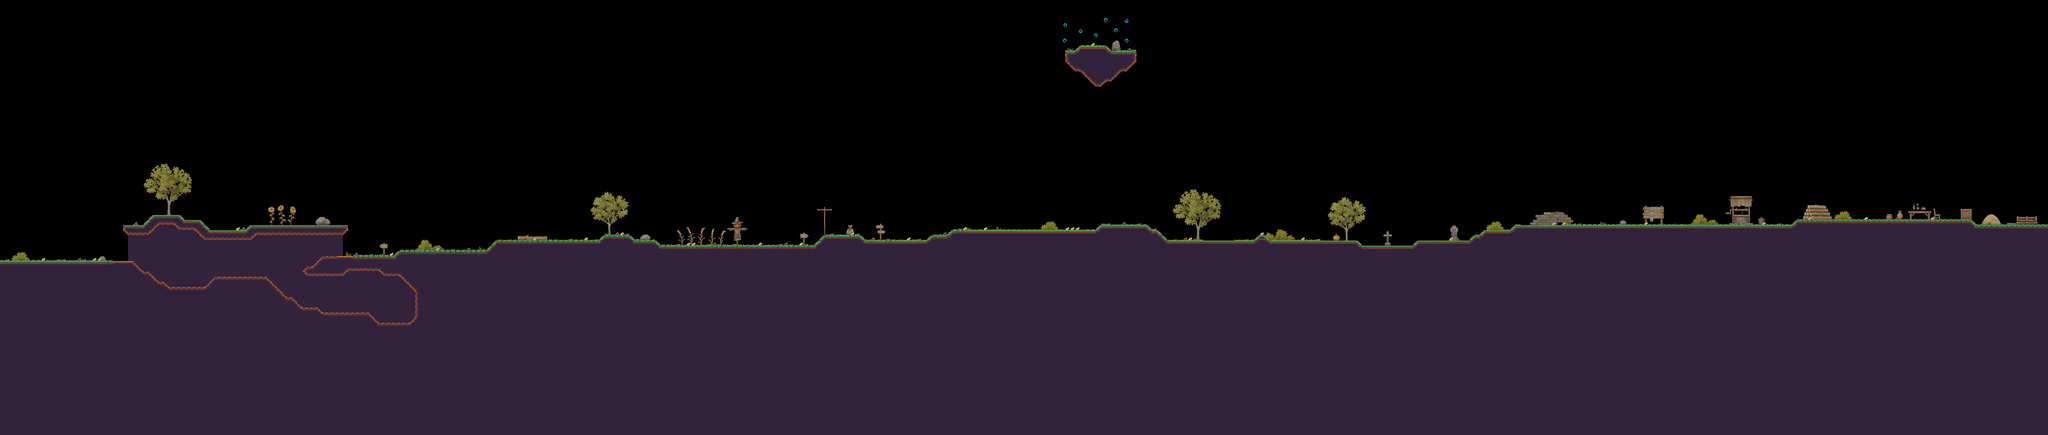

A 2D game scene composited from a Tiled map and its tileset images. What follows is a short description and the map's XML, with each tile layer's data collapsed to a summary:
An orthogonal 400x85 tile map with 16x16 px tiles, 2 tile layers (Background grotte, Calque de Tuiles 1), 2 tilesets and 10 objects (3x Ore, 3x Chest, 2x NPC).

<map version="1.10" tiledversion="1.10.2" orientation="orthogonal" renderorder="right-down" width="400" height="85" tilewidth="16" tileheight="16" infinite="0" nextlayerid="10" nextobjectid="40">
 <tileset firstgid="1" name="dirt-tiles" tilewidth="16" tileheight="16" tilecount="64" columns="16">
  <image source="../tiles/dirt-tiles.png" width="256" height="64" />
 </tileset>
 <tileset firstgid="65" name="Village Props" tilewidth="32" tileheight="32" tilecount="1024" columns="32">
  <image source="../tiles/Village_Props.png" width="1024" height="1024" />
 </tileset>
 <layer id="7" name="Background grotte" width="400" height="85">
  <properties>
   <property name="no_hitbox" type="bool" value="true" />
  </properties>
  <data>[34000 cells, 799 non-empty, 159 distinct tile ids]</data>
 </layer>
 <objectgroup id="8" name="NPCs">
  <object id="23" name="Alchemist" type="NPC" x="2614.53" y="736">
   <point />
  </object>
  <object id="24" name="Blacksmith" type="NPC" x="5842" y="685">
   <point />
  </object>
  <object id="26" x="2093.33" y="133.333" width="133.333" height="216">
   <ellipse />
  </object>
 </objectgroup>
 <objectgroup id="9" name="Ores">
  <object id="36" type="Ore" x="1200" y="1008">
   <properties>
    <property name="Copper" type="int" value="2" />
    <property name="Gold" type="int" value="1" />
    <property name="Silver" type="int" value="5" />
   </properties>
   <point />
  </object>
  <object id="37" type="Ore" x="1216" y="880" rotation="180">
   <properties>
    <property name="Copper" type="int" value="2" />
    <property name="Diamond" type="int" value="3" />
    <property name="Gold" type="int" value="1" />
    <property name="Silver" type="int" value="5" />
   </properties>
   <point />
  </object>
  <object id="38" type="Ore" x="1280" y="944" rotation="90">
   <properties>
    <property name="Copper" type="int" value="2" />
    <property name="Gold" type="int" value="1" />
    <property name="Silver" type="int" value="5" />
   </properties>
   <point />
  </object>
  <object id="39" x="967" y="814">
   <point />
  </object>
 </objectgroup>
 <objectgroup id="4" name="Chests">
  <object id="4" name="Coffre Ile flottante" type="Chest" gid="644" x="3378.58" y="145.065" width="32" height="32">
   <properties>
    <property name="chest_type" type="int" value="4" />
    <property name="loot_table" value="ile_flottante" />
   </properties>
  </object>
  <object id="15" name="Sol" type="Chest" gid="644" x="3234.42" y="719.833" width="32" height="32">
   <properties>
    <property name="chest_type" type="int" value="4" />
    <property name="loot_table" value="ile_flottante" />
   </properties>
  </object>
  <object id="19" name="Coffre Grotte" type="Chest" gid="644" x="733" y="866.667" width="32" height="32">
   <properties>
    <property name="chest_type" type="int" value="4" />
    <property name="loot_table" value="coffre_grotte" />
   </properties>
  </object>
 </objectgroup>
 <layer id="1" name="Calque de Tuiles 1" width="400" height="85">
  <data>[34000 cells, 15510 non-empty, 26 distinct tile ids]</data>
 </layer>
</map>
